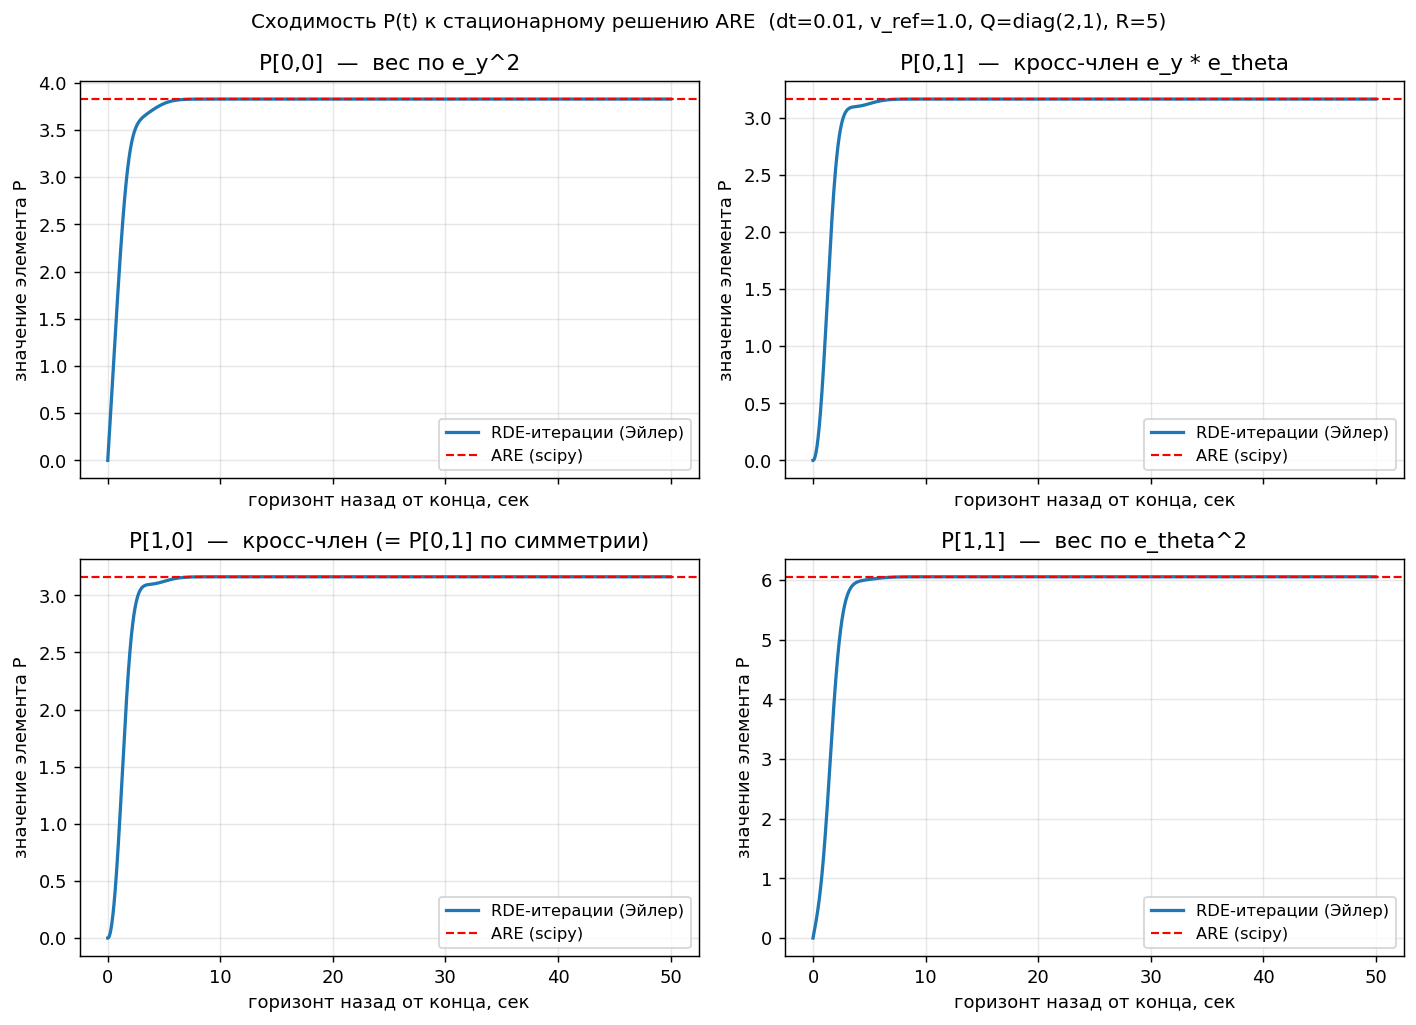

Here is the Python script that generated this plot:
"""
experiments/lqr_riccati_iterations.py

Итеративное решение дифференциального уравнения Риккати (continuous RDE)
методом Эйлера для 2D LQR-системы (differential drive lateral controller).

Цель: показать, как P(t) сходится к стационарному решению P_inf, которое
выдаёт scipy.linalg.solve_continuous_are. Это деливерабл к Теме 1.5
(теория LQR, блок 1).

Система:
    dx/dt = A x + B u
    A = [[0, v_ref], [0, 0]]    — линеаризация ошибки (e_y, e_theta)
    B = [[0], [-1]]              — управление omega

Дифференциальное уравнение Риккати (RDE), интегрированное назад во времени:
    -dP/dt = A^T P + P A - P B R^{-1} B^T P + Q

Метод Эйлера, шаг dt назад от P(T) к P(0):
    P(t - dt) = P(t) + dt * (A^T P + P A - P B R^{-1} B^T P + Q)

Стартуем с P(T) = 0 (нулевой терминальный штраф) и итерируем до сходимости.
При T -> infinity dP/dt -> 0 и мы получаем стационарное P_inf,
удовлетворяющее алгебраическому уравнению Риккати (ARE):
    A^T P + P A - P B R^{-1} B^T P + Q = 0
"""

from __future__ import annotations

import numpy as np
from scipy.linalg import solve_continuous_are
import matplotlib.pyplot as plt


# ---- Параметры системы (как в lqr_diff_drive.py) ----
V_REF = 1.0
Q = np.diag([2.0, 1.0])
R = np.array([[5.0]])

A = np.array([
    [0.0, V_REF],
    [0.0, 0.0],
])
B = np.array([
    [0.0],
    [-1.0],
])

# ---- Параметры интегрирования RDE назад во времени ----
DT = 0.01
N_ITER = 5000


def riccati_rhs(P, A, B, Q, R_inv):
    """Правая часть RDE: A^T P + P A - P B R^{-1} B^T P + Q."""
    return A.T @ P + P @ A - P @ B @ R_inv @ B.T @ P + Q


def main():
    R_inv = np.linalg.inv(R)

    P = np.zeros((2, 2))
    history = [P.copy()]

    for _ in range(N_ITER):
        rhs = riccati_rhs(P, A, B, Q, R_inv)
        P = P + DT * rhs
        history.append(P.copy())

    history = np.array(history)

    P_inf = solve_continuous_are(A, B, Q, R)

    print("=" * 60)
    print(f"После {N_ITER} шагов RDE-Эйлер с dt={DT} (горизонт {N_ITER*DT} сек):")
    print(f"P_final =\n{history[-1]}")
    print()
    print(f"Стационарное P из scipy.solve_continuous_are:")
    print(f"P_inf =\n{P_inf}")
    print()
    print(f"Норма (P_final - P_inf): {np.linalg.norm(history[-1] - P_inf):.6e}")
    print("=" * 60)

    K_iter = R_inv @ B.T @ history[-1]
    K_scipy = R_inv @ B.T @ P_inf
    print(f"\nK от итеративного P:  {K_iter.flatten()}")
    print(f"K от scipy P_inf:     {K_scipy.flatten()}")

    t_back = np.arange(N_ITER + 1) * DT

    fig, axes = plt.subplots(2, 2, figsize=(11, 8), sharex=True)

    cells = [
        (0, 0, "P[0,0]  —  вес по e_y^2"),
        (0, 1, "P[0,1]  —  кросс-член e_y * e_theta"),
        (1, 0, "P[1,0]  —  кросс-член (= P[0,1] по симметрии)"),
        (1, 1, "P[1,1]  —  вес по e_theta^2"),
    ]

    for (i, j, title), ax in zip(cells, axes.flat):
        ax.plot(t_back, history[:, i, j], lw=1.8, label="RDE-итерации (Эйлер)")
        ax.axhline(P_inf[i, j], color="red", ls="--", lw=1.2,
                   label="ARE (scipy)")
        ax.set_title(title)
        ax.set_xlabel("горизонт назад от конца, сек")
        ax.set_ylabel("значение элемента P")
        ax.grid(alpha=0.3)
        ax.legend(loc="best", fontsize=9)

    fig.suptitle(
        f"Сходимость P(t) к стационарному решению ARE  "
        f"(dt={DT}, v_ref={V_REF}, Q=diag(2,1), R=5)",
        fontsize=11,
    )
    fig.tight_layout()

    out_path = "lqr_riccati_iterations.png"
    fig.savefig(out_path, dpi=130, bbox_inches="tight")
    print(f"\nГрафик сохранён: {out_path}")


if __name__ == "__main__":
    main()
